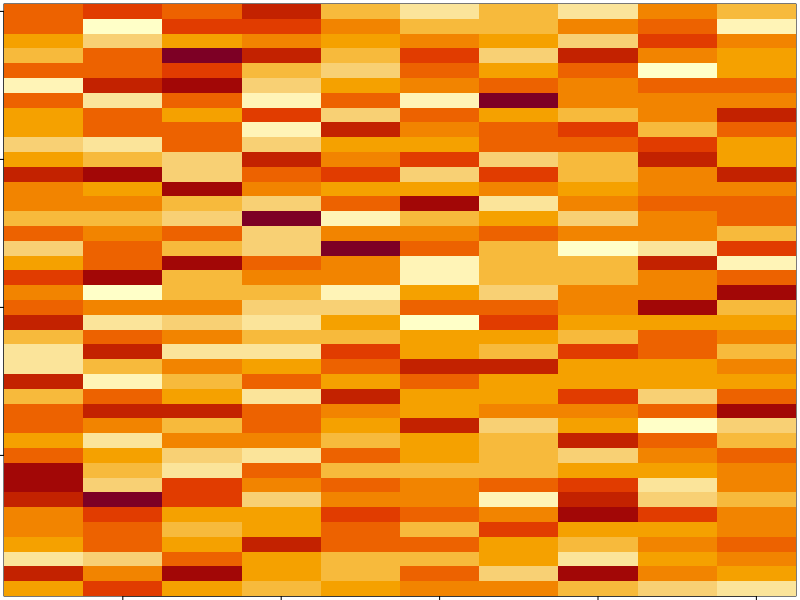
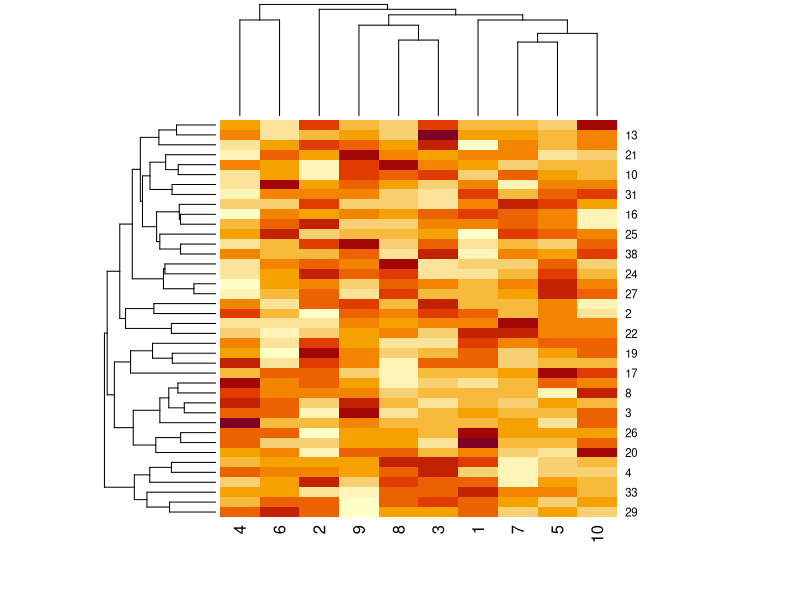
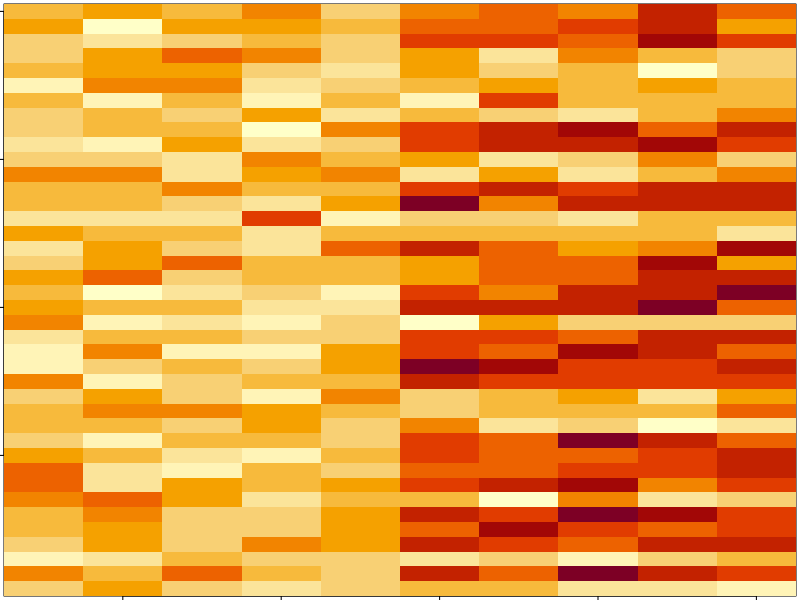
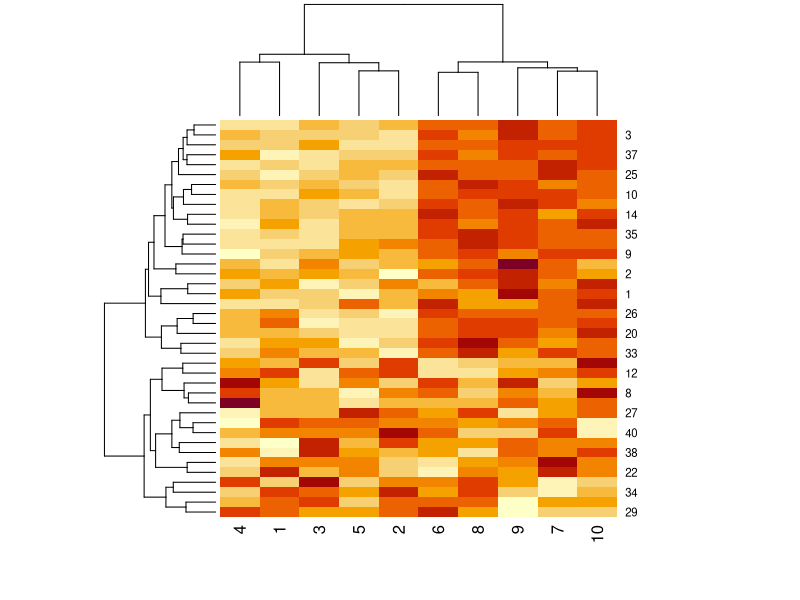

Source code (R) for these figures, in order:
# creating a matrix data with random numbers
# and plotting the matrix using the image() function
# you will see there, it does not have a real pattern in the plot.
set.seed(12345)
help(par)
# par can be used to set or query graphical parameters.
# Parameters can be set by specifying them as arguments
# to par in tag = value form, or by passing them as a list of tagged values.
par(mar = rep(0.2,4))
data_Matrix <-matrix(rnorm(400), nrow = 40)
image(1:10, 1:40, t(data_Matrix)[,nrow(data_Matrix):1])
par(mar=rep(0.2,4))
heatmap(data_Matrix)
# When we run the heatmap() here, we get the dendrograms printed on the
#both columns and the rows and still there is no real immerging pattern that is
#interesting to us,
#it is because there is no real interesting pattern underlying in the data we
#generated
help("rbinom")
set.seed(678910)
for(i in 1:40){
  # flipping a coin and getting the data
  coin_Flip <- rbinom(1, size = 1, prob = 0.5)
  # if the coin is "Heads", add a common pattern to that row,
  if(coin_Flip){
    data_Matrix[i, ] <- data_Matrix[i, ] + rep(c(0,3), each =5)
  }
}
par(mar = rep(0.2,4))
image(1:10, 1:40, t(data_Matrix)[,nrow(data_Matrix):1])
heatmap(data_Matrix)
